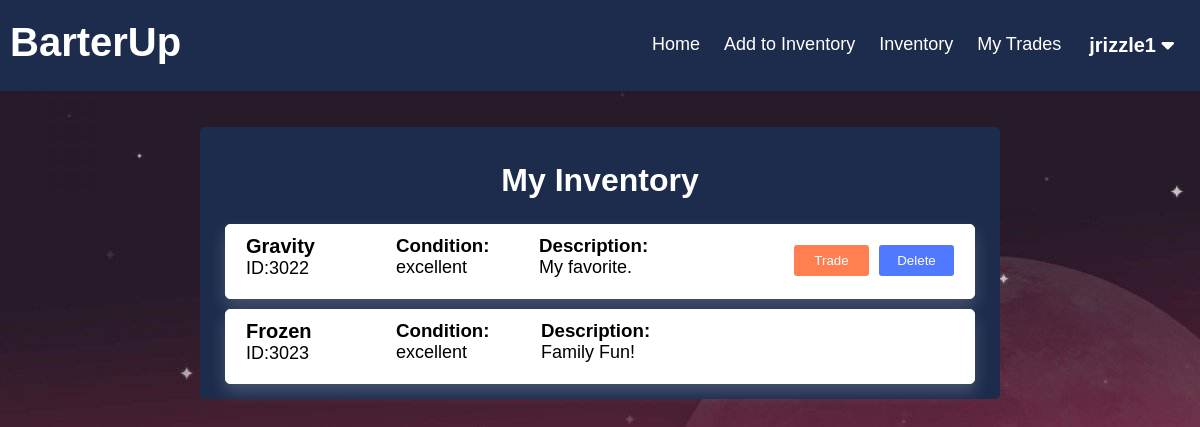
Page /BarterUp/inventory.php (signed in) on the earlier database version.
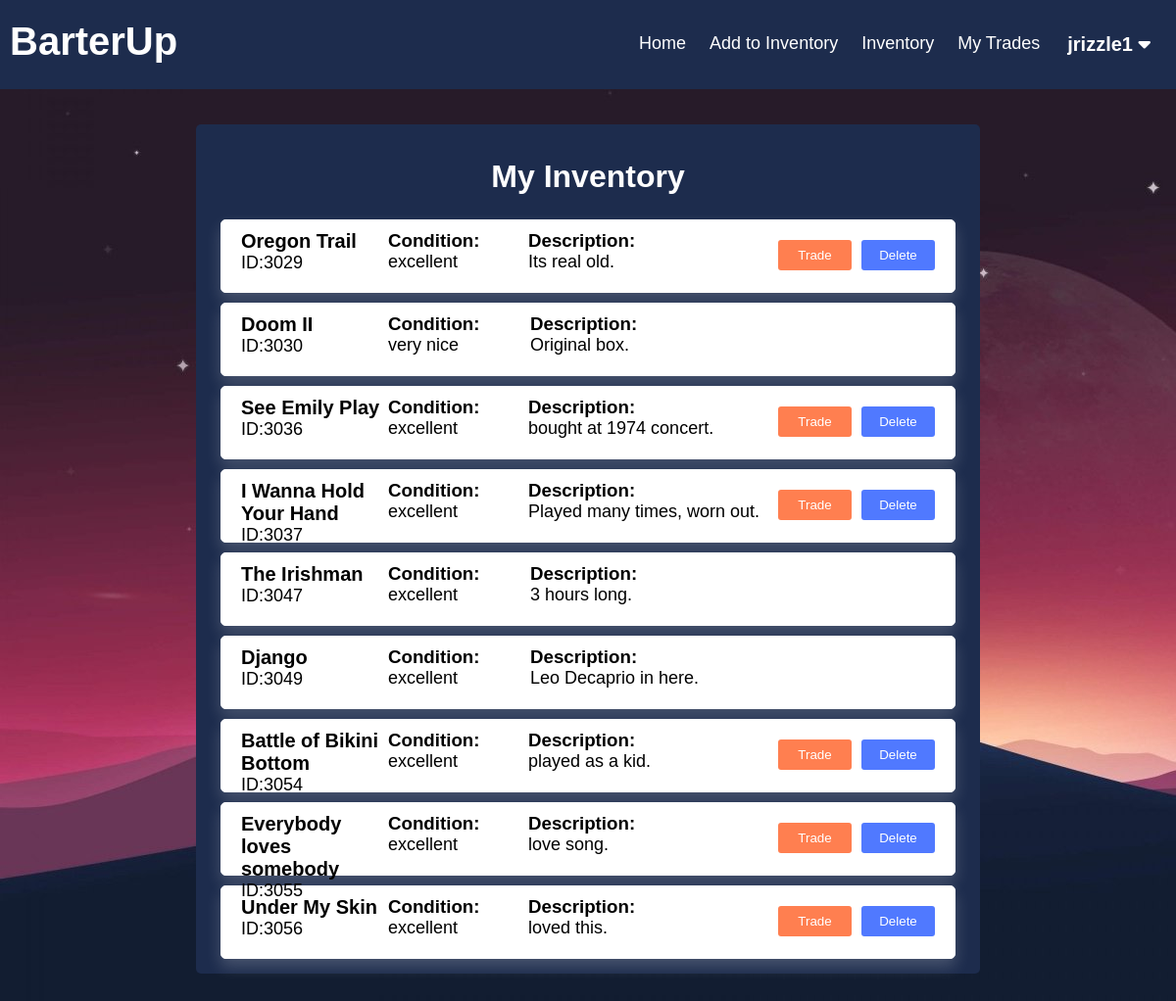
Same page on the later database version.
### tables this page shows
CREATE TABLE `item` (
  `item_id` smallint(5) UNSIGNED NOT NULL,
  `user_id` bigint(20) UNSIGNED NOT NULL,
  `category_id` bigint(20) UNSIGNED NOT NULL,
  `description` tinytext DEFAULT NULL,
  `item_condition` varchar(45) DEFAULT NULL,
  `item_name` varchar(45) NOT NULL
);

### BarterUp/inventory.php (the view, shortened to what this page needs)
<?php
include("config.php");
?>
<!DOCTYPE html>
<html lang="en">
<head>
    <link rel="stylesheet" href="./inventory.css?v=<?php echo time(); ?>">
</head>
<body>
    <?php include("./header.php"); ?>
    <div class="wrapper">
        <div class="view_main">
            <div class="page_name">
                <h1>My Inventory</h1>
            </div>
            <div class="view_wrap list-view" style="display:block;">
                <?php
                $query = "select * from item where user_id = '" . $_SESSION['user_id'] . "'; ";
                $result = mysqli_query($con, $query);
                if ($result && mysqli_num_rows($result) > 0) {
                    while ($row = mysqli_fetch_assoc($result)) {
                        $query2 = "select * from trades where '" . $row['item_id'] . "' = item_id_initiator or '" . $row['item_id'] . "' = item_id_tradee";
                        $result2 = mysqli_query($con, $query2);
                        echo
                        '<div class="view_item">
                            <div class="vi_left">
                                <p class="title">' . $row['item_name'] . '</p>
                                <p class="content">ID:' . $row['item_id'] . '</p>
                            </div>
                            <div class="vi_middle">
                                <h3>Condition:</h3>
                                <p class="content">' . $row['item_condition'] . '</p>
                            </div>
                            <div class="vi_right">
                                <h3>Description:</h3>
                                <p class="content">' . $row['description'] . '</p>
                            </div>';
                        if (mysqli_num_rows($result2) == 0) {
                            echo '
                            <div class="vi_rightmost">
                            <form method="post" action=""><input type="submit" name="trade_submit_' . $row['item_id'] . '" class="btn btn-primary" value="Trade"></form>
                            </div>
                            <div class="vi_rightmostmost">
                            <form method="post" action=""><input type="submit" class="delete-button" name="trade_delete_' . $row['item_id'] . '" class="btn btn-primary" value="Delete"></form>
                            </div>';
                        }
                        echo '
                         </div> ';
                    }
                }
                ?>
            </div>
        </div>
    </div>
</body>
</html>

Differences in the rows shown:
no longer on this page (row edited): item: item_name "Gravity", item_id "3022", item_condition "excellent", description "My favorite."
no longer on this page (row edited): item: item_name "Frozen", item_id "3023", item_condition "excellent", description "Family Fun!"
now on this page (row edited): item: item_name "Oregon Trail", item_id "3029", item_condition "excellent", description "Its real old."
added item: item_name "Doom II", item_id "3030", item_condition "very nice", description "Original box."
added item: item_name "See Emily Play", item_id "3036", item_condition "excellent", description "bought at 1974 concert."
added item: item_name "I Wanna Hold Your Hand", item_id "3037", item_condition "excellent", description "Played many times, worn out."
added item: item_name "The Irishman", item_id "3047", item_condition "excellent", description "3 hours long."
added item: item_name "Django", item_id "3049", item_condition "excellent", description "Leo Decaprio in here."
added item: item_name "Battle of Bikini Bottom", item_id "3054", item_condition "excellent", description "played as a kid."
added item: item_name "Everybody loves somebody", item_id "3055", item_condition "excellent", description "love song."
added item: item_name "Under My Skin", item_id "3056", item_condition "excellent", description "loved this."
